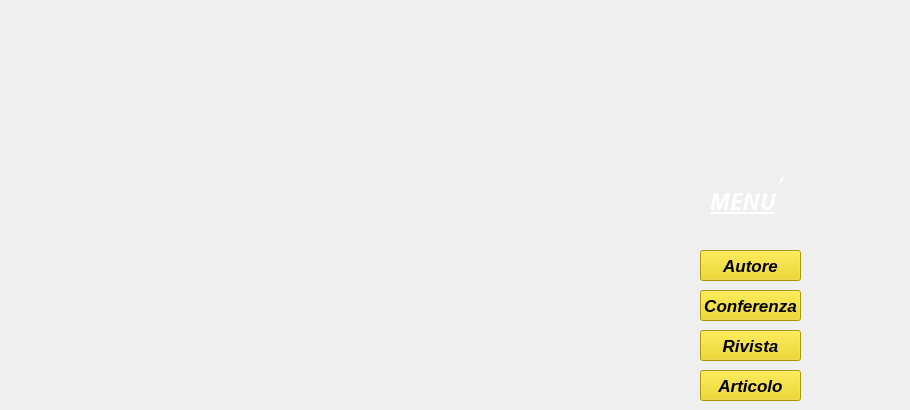
    <widget class="QWidget" name="pagina_menu">
     <widget class="QLabel" name="Menu">
      <property name="geometry">
       <rect>
        <x>710</x>
        <y>180</y>
        <width>121</width>
        <height>41</height>
       </rect>
      </property>
      <property name="font">
       <font>
        <family>KacstPoster</family>
        <pointsize>17</pointsize>
        <weight>75</weight>
        <italic>true</italic>
        <bold>true</bold>
        <underline>true</underline>
        <strikeout>false</strikeout>
        <kerning>true</kerning>
       </font>
      </property>
      <property name="autoFillBackground">
       <bool>false</bool>
      </property>
      <property name="styleSheet">
       <string notr="true">color: rgb(255, 255, 255);</string>
      </property>
      <property name="text">
       <string>MENU</string>
      </property>
     </widget>
     <widget class="QLabel" name="accento">
      <property name="geometry">
       <rect>
        <x>780</x>
        <y>150</y>
        <width>121</width>
        <height>41</height>
       </rect>
      </property>
      <property name="font">
       <font>
        <family>KacstPoster</family>
        <pointsize>17</pointsize>
        <weight>75</weight>
        <italic>true</italic>
        <bold>true</bold>
        <underline>false</underline>
        <strikeout>false</strikeout>
        <kerning>true</kerning>
       </font>
      </property>
      <property name="autoFillBackground">
       <bool>false</bool>
      </property>
      <property name="styleSheet">
       <string notr="true">color: rgb(255, 255, 255);</string>
      </property>
      <property name="text">
       <string>,</string>
      </property>
     </widget>
     <widget class="QPushButton" name="Bottone_autore">
      <property name="geometry">
       <rect>
        <x>700</x>
        <y>250</y>
        <width>101</width>
        <height>31</height>
       </rect>
      </property>
      <property name="font">
       <font>
        <pointsize>13</pointsize>
        <weight>75</weight>
        <italic>true</italic>
        <bold>true</bold>
        <underline>false</underline>
        <strikeout>false</strikeout>
        <kerning>true</kerning>
       </font>
      </property>
      <property name="styleSheet">
       <string notr="true">background-color: rgb(237, 212, 0);</string>
      </property>
      <property name="text">
       <string>Autore</string>
      </property>
     </widget>
     <widget class="QPushButton" name="Bottone_conferenza">
      <property name="geometry">
       <rect>
        <x>700</x>
        <y>290</y>
        <width>101</width>
        <height>31</height>
       </rect>
      </property>
      <property name="font">
       <font>
        <pointsize>13</pointsize>
        <weight>75</weight>
        <italic>true</italic>
        <bold>true</bold>
        <underline>false</underline>
        <strikeout>false</strikeout>
        <kerning>true</kerning>
       </font>
      </property>
      <property name="styleSheet">
       <string notr="true">background-color: rgb(237, 212, 0);</string>
      </property>
      <property name="text">
       <string>Conferenza</string>
      </property>
     </widget>
     <widget class="QPushButton" name="Bottone_rivista">
      <property name="geometry">
       <rect>
        <x>700</x>
        <y>330</y>
        <width>101</width>
        <height>31</height>
       </rect>
      </property>
      <property name="font">
       <font>
        <pointsize>13</pointsize>
        <weight>75</weight>
        <italic>true</italic>
        <bold>true</bold>
        <underline>false</underline>
        <strikeout>false</strikeout>
        <kerning>true</kerning>
       </font>
      </property>
      <property name="styleSheet">
       <string notr="true">background-color: rgb(237, 212, 0);</string>
      </property>
      <property name="text">
       <string>Rivista</string>
      </property>
     </widget>
     <widget class="QPushButton" name="Bottone_articolo">
      <property name="geometry">
       <rect>
        <x>700</x>
        <y>370</y>
        <width>101</width>
        <height>31</height>
       </rect>
      </property>
      <property name="font">
       <font>
        <pointsize>13</pointsize>
        <weight>75</weight>
        <italic>true</italic>
        <bold>true</bold>
        <underline>false</underline>
        <strikeout>false</strikeout>
        <kerning>true</kerning>
       </font>
      </property>
      <property name="styleSheet">
       <string notr="true">background-color: rgb(237, 212, 0);</string>
      </property>
      <property name="text">
       <string>Articolo</string>
      </property>
     </widget>
    </widget>
